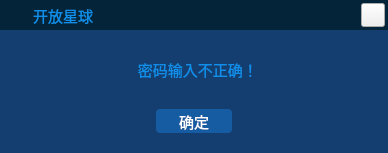
<?xml version="1.0" encoding="UTF-8"?>
<ui version="4.0">
 <class>IMessageBox</class>
 <widget class="QWidget" name="IMessageBox">
  <property name="geometry">
   <rect>
    <x>0</x>
    <y>0</y>
    <width>388</width>
    <height>153</height>
   </rect>
  </property>
  <property name="windowTitle">
   <string>MessageBox</string>
  </property>
  <property name="styleSheet">
   <string notr="true"/>
  </property>
  <layout class="QVBoxLayout" name="verticalLayout_2">
   <property name="spacing">
    <number>0</number>
   </property>
   <property name="leftMargin">
    <number>0</number>
   </property>
   <property name="topMargin">
    <number>0</number>
   </property>
   <property name="rightMargin">
    <number>0</number>
   </property>
   <property name="bottomMargin">
    <number>0</number>
   </property>
   <item>
    <widget class="QWidget" name="titleWidget" native="true">
     <property name="sizePolicy">
      <sizepolicy hsizetype="Expanding" vsizetype="Fixed">
       <horstretch>0</horstretch>
       <verstretch>0</verstretch>
      </sizepolicy>
     </property>
     <property name="minimumSize">
      <size>
       <width>0</width>
       <height>30</height>
      </size>
     </property>
     <property name="maximumSize">
      <size>
       <width>16777215</width>
       <height>30</height>
      </size>
     </property>
     <property name="styleSheet">
      <string notr="true">QWidget#titleWidget
{
background-color: #042439; 

}</string>
     </property>
     <layout class="QHBoxLayout" name="horizontalLayout">
      <property name="spacing">
       <number>6</number>
      </property>
      <property name="leftMargin">
       <number>3</number>
      </property>
      <property name="topMargin">
       <number>3</number>
      </property>
      <property name="rightMargin">
       <number>3</number>
      </property>
      <property name="bottomMargin">
       <number>3</number>
      </property>
      <item>
       <widget class="QLabel" name="icoLabel">
        <property name="minimumSize">
         <size>
          <width>24</width>
          <height>24</height>
         </size>
        </property>
        <property name="maximumSize">
         <size>
          <width>24</width>
          <height>24</height>
         </size>
        </property>
        <property name="styleSheet">
         <string notr="true">QLabel#icoLabel
{
border-image: url(:/Ico/Resources/logo/logo.ico);
}</string>
        </property>
        <property name="text">
         <string/>
        </property>
       </widget>
      </item>
      <item>
       <widget class="QLabel" name="titleLabel">
        <property name="font">
         <font>
          <family>微软雅黑</family>
          <pointsize>11</pointsize>
          <weight>50</weight>
          <bold>false</bold>
         </font>
        </property>
        <property name="styleSheet">
         <string notr="true">QLabel#titleLabel
{
color: #108ee9;
}</string>
        </property>
        <property name="text">
         <string>开放星球</string>
        </property>
       </widget>
      </item>
      <item>
       <widget class="QPushButton" name="closeBtn">
        <property name="sizePolicy">
         <sizepolicy hsizetype="Fixed" vsizetype="Fixed">
          <horstretch>0</horstretch>
          <verstretch>0</verstretch>
         </sizepolicy>
        </property>
        <property name="minimumSize">
         <size>
          <width>24</width>
          <height>24</height>
         </size>
        </property>
        <property name="maximumSize">
         <size>
          <width>24</width>
          <height>24</height>
         </size>
        </property>
        <property name="cursor">
         <cursorShape>PointingHandCursor</cursorShape>
        </property>
        <property name="styleSheet">
         <string notr="true">QPushButton#closeBtn
{
border-image: url(:/Login/Resources/login/pclogin_title_close.png);
}
QPushButton#closeBtn:hover
{
border-image: url(:/Login/Resources/login/title_close_hover.png);
}</string>
        </property>
        <property name="text">
         <string/>
        </property>
       </widget>
      </item>
     </layout>
    </widget>
   </item>
   <item>
    <widget class="QWidget" name="contentWidget" native="true">
     <property name="styleSheet">
      <string notr="true">QWidget#contentWidget
{
background-color: #153e70;
}</string>
     </property>
     <layout class="QVBoxLayout" name="verticalLayout">
      <property name="spacing">
       <number>0</number>
      </property>
      <property name="leftMargin">
       <number>0</number>
      </property>
      <property name="topMargin">
       <number>0</number>
      </property>
      <property name="rightMargin">
       <number>0</number>
      </property>
      <property name="bottomMargin">
       <number>20</number>
      </property>
      <item>
       <widget class="QLabel" name="tipLabel">
        <property name="sizePolicy">
         <sizepolicy hsizetype="Expanding" vsizetype="Expanding">
          <horstretch>0</horstretch>
          <verstretch>0</verstretch>
         </sizepolicy>
        </property>
        <property name="font">
         <font>
          <family>微软雅黑</family>
          <pointsize>11</pointsize>
         </font>
        </property>
        <property name="styleSheet">
         <string notr="true">QLabel#tipLabel
{
color: #108ee9;
}</string>
        </property>
        <property name="text">
         <string>  密码输入不正确！</string>
        </property>
        <property name="alignment">
         <set>Qt::AlignCenter</set>
        </property>
       </widget>
      </item>
      <item>
       <layout class="QHBoxLayout" name="horizontalLayout_2">
        <property name="spacing">
         <number>0</number>
        </property>
        <property name="bottomMargin">
         <number>0</number>
        </property>
        <item>
         <spacer name="horizontalSpacer">
          <property name="orientation">
           <enum>Qt::Horizontal</enum>
          </property>
          <property name="sizeHint" stdset="0">
           <size>
            <width>40</width>
            <height>20</height>
           </size>
          </property>
         </spacer>
        </item>
        <item>
         <widget class="QPushButton" name="enterBtn">
          <property name="sizePolicy">
           <sizepolicy hsizetype="Fixed" vsizetype="Fixed">
            <horstretch>0</horstretch>
            <verstretch>0</verstretch>
           </sizepolicy>
          </property>
          <property name="minimumSize">
           <size>
            <width>76</width>
            <height>24</height>
           </size>
          </property>
          <property name="font">
           <font>
            <family>微软雅黑</family>
            <pointsize>11</pointsize>
           </font>
          </property>
          <property name="cursor">
           <cursorShape>PointingHandCursor</cursorShape>
          </property>
          <property name="styleSheet">
           <string notr="true">QPushButton#enterBtn
{
background-color: #165ca3;
color: white;
border: none;
border-radius: 4px;
}
QPushButton#enterBtn:hover
{
color: #163e70;
}</string>
          </property>
          <property name="text">
           <string>确定</string>
          </property>
         </widget>
        </item>
        <item>
         <spacer name="horizontalSpacer_2">
          <property name="orientation">
           <enum>Qt::Horizontal</enum>
          </property>
          <property name="sizeHint" stdset="0">
           <size>
            <width>40</width>
            <height>20</height>
           </size>
          </property>
         </spacer>
        </item>
       </layout>
      </item>
     </layout>
    </widget>
   </item>
  </layout>
 </widget>
 <layoutdefault spacing="6" margin="11"/>
 <resources>
  <include location="../../OpenPlanet/openplanet.qrc"/>
 </resources>
 <connections/>
</ui>
